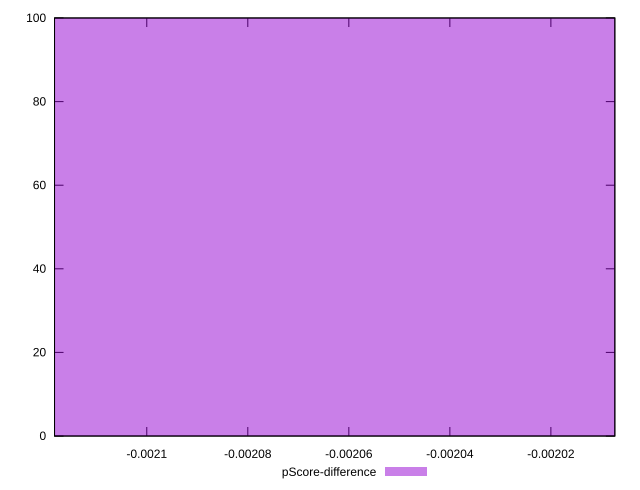

gnuplot code for this plot:
reset

$pScoreDifference <<EOF
0 100
EOF

set key outside below
set boxwidth 0.1
set xrange [-0.002118261462144555:-0.0020073424122709627]
set yrange [0:100]
set trange [0:100]
set style fill transparent solid 0.5 noborder
set terminal svg size 640, 490 enhanced background rgb 'white'
set output "reprap/dom-size/samples/pages+cached/pScore-difference/histogram.svg"

plot $pScoreDifference title "pScore-difference" with boxes

reset
